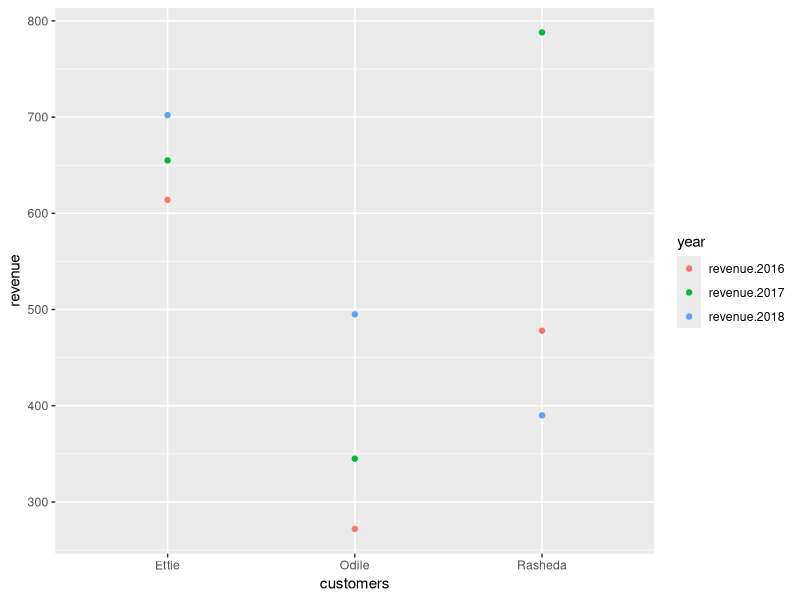
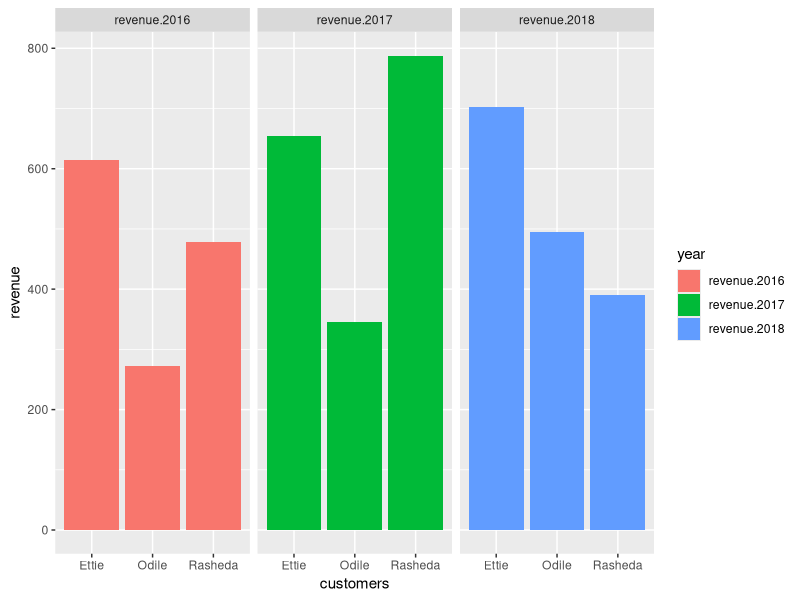
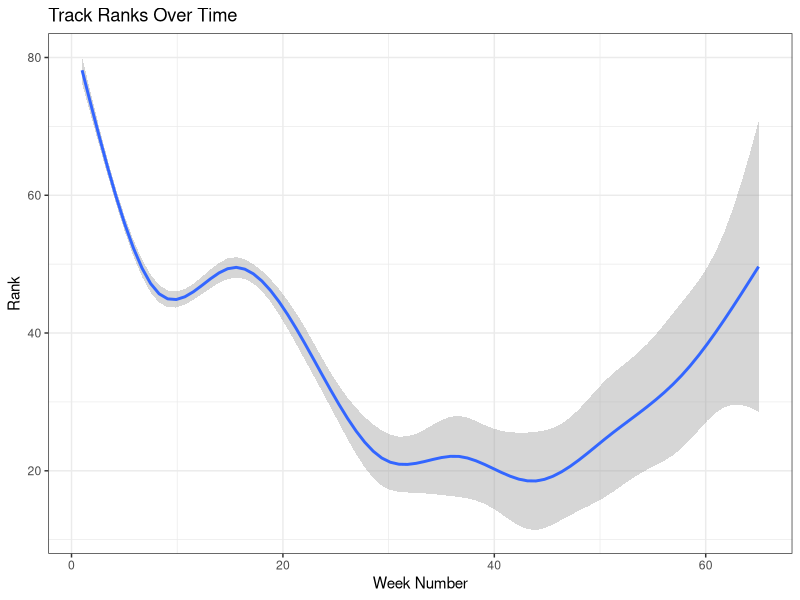
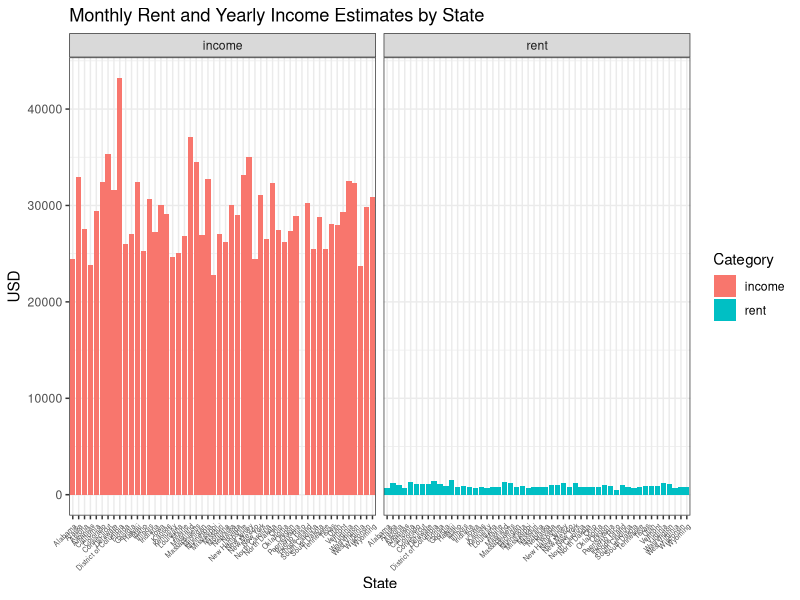
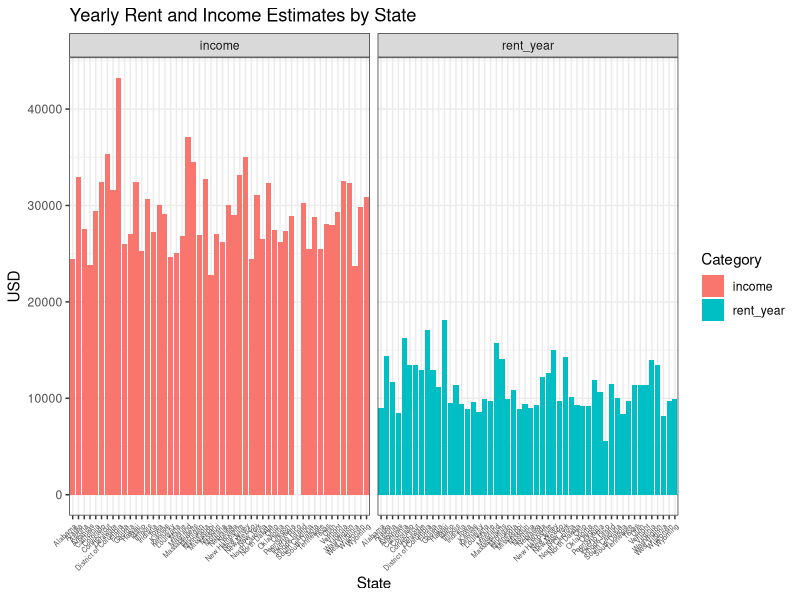

Here is the R script that generated these plots, in order:
## ---- chunk 1
library(tidyverse)
## ---- chunk 2
revenue <- data.frame(
  cid = c(1, 2, 3),
  customers = c("Odile", "Rasheda", "Ettie"),
  age = c(7, 2, 25),
  revenue.2016 = c(272, 478, 614),
  revenue.2017 = c(345, 788, 655),
  revenue.2018 = c(495, 390, 702)
)
## ---- chunk 3
revenue_long <- revenue %>% 
  pivot_longer(cols = starts_with("revenue"),
               names_to = "year",
               values_to = "revenue")

print(revenue_long)

## ---- chunk 4
revenue_long %>% 
  ggplot(aes(x=customers,y=revenue,color=year)) +
  geom_point()
## ---- chunk 5
revenue_long %>% 
  ggplot(aes(x=customers,y=revenue,fill = year)) +
  geom_col() +
  facet_wrap(~year)
## ---- chunk 6
long_billboard <- billboard %>% 
  pivot_longer(cols = starts_with("wk"),
               names_to = "week",
               values_to = "rank") 

long_billboard$week <- gsub("wk","",long_billboard$week)

long_billboard$week <- as.numeric(long_billboard$week)

long_billboard %>% 
  ggplot(aes(x=week,y=rank)) +
  geom_smooth() +
    labs(title = "Track Ranks Over Time",
       x = "Week Number",
       y = "Rank") +
  theme_bw()
## ---- chunk 7
life_df <- data.frame(
  country = c("Brazil", "Brazil", "Brazil", "China", "China", "China", "United States", "United States", "United States"),
  continent = c("Americas", "Americas", "Americas", "Asia", "Asia", "Asia", "Americas", "Americas", "Americas"),
  year = c(1952, 1977, 2007, 1952, 1977, 2007, 1952, 1977, 2007),
  lifeExp = c(50.9, 61.5, 72.4, 44, 64.0, 73.0, 68.4, 73.4, 78.2)
)
## ---- chunk 8
print(life_df)
## ---- chunk 9
life_df_wide <- life_df %>% pivot_wider(names_from = "year",
                        values_from = "lifeExp")

## ---- chunk 10
print(life_df_wide)
## ---- chunk 11
us_rent_income %>% 
  ggplot(aes(x=NAME,y=estimate,fill=variable)) +
  geom_col() +
   labs(title = "Monthly Rent and Yearly Income Estimates by State",
       x = "State",
       y = "USD",
       fill = "Category") +
  theme_bw() +
  theme(axis.text.x = element_text(angle = 45, hjust = 1, size = 5)) +
  facet_wrap(~variable)
## ---- chunk 12
us_rent_income <- us_rent_income %>% select(-moe)

us_rent_income_wide <- us_rent_income %>% pivot_wider(
    names_from = variable,
    values_from = estimate
  )

#creating new column that is rent over the year
us_rent_income_wide$rent_year = us_rent_income_wide$rent * 12

us_rent_income_wide %>% 
  pivot_longer(cols=c("rent_year","income"),
               names_to = "category",
               values_to = "USD") %>% 
  ggplot(aes(x=NAME,y=USD,fill=category)) +
  geom_col()  +
  labs(title = "Yearly Rent and Income Estimates by State",
       x = "State",
       y = "USD",
       fill = "Category") +
  theme_bw() +
  theme(axis.text.x = element_text(angle = 45, hjust = 1, size = 5)) +
  facet_wrap(~category)

